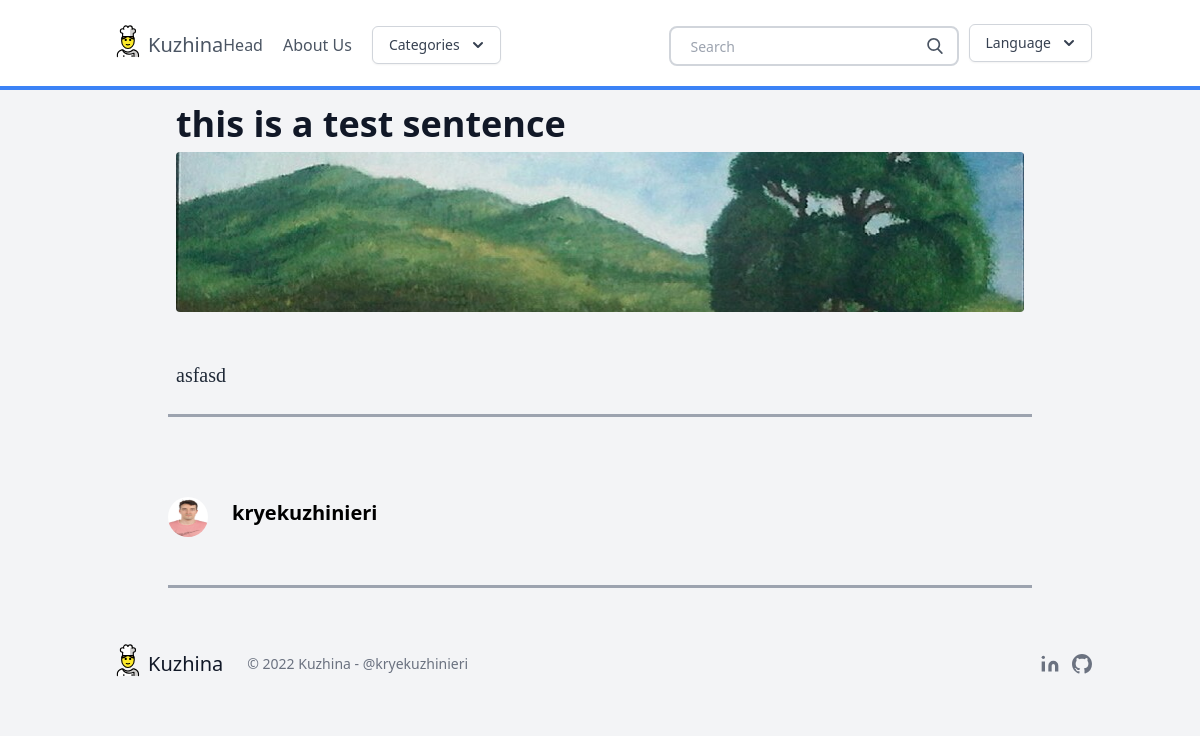
Screenshot of /en/post/this-is-a-test-sentence with the database file from the repository.
### blog/models.py (models this page shows, shortened)
class Post(models.Model):
    title = models.CharField(_('title'), max_length=100)
    slug = models.SlugField(_('slug'), unique=True, max_length=100)
    overview = models.TextField(_('overview'))
    timestamp = models.DateTimeField(_('timestamp'), auto_now_add=True)
    content = RichTextUploadingField(
        _('content'),
        external_plugin_resources=[
            (
                "youtube",
                "/static/editor_plugins/ckeditor-youtube-plugin/youtube/",
                "plugin.js"
            ),
            (
                "markdown",
                "/static/editor_plugins/CKEditor-Markdown-Plugin/markdown/",
                "plugin.js"
            ),
        ],
    )
    author = models.ForeignKey(Author, on_delete=models.CASCADE)
    thumbnail = models.ImageField(_('thumbnail'))
    categories = models.ManyToManyField(Category)
    featured = models.BooleanField(_('featured'))

class Author(models.Model):
    user = models.OneToOneField(User, on_delete=models.CASCADE)
    profile_picture = models.ImageField(_('profile_picture'))
    def __str__(self):
        return self.user.username

### blog/views.py (the view)
# urls.py: path('post/<slug>', post, name="post"),
def post(request, slug):
    post = Post.objects.get(slug=slug)
    context = {
        'post': post,
    }
    return render(request, 'post.html', context)

### blog/templatetags/custom_tags.py (called while the page is built)
@register.simple_tag(takes_context=True)
def get_categories(context):
    return Category.objects.filter(language=context["request"].LANGUAGE_CODE)

### templates/post.html (shortened to what this page needs)
{% extends 'base.html' %}
{% block content %}
<body class="bg-gray-100 font-sans leading-normal tracking-normal">
	<div class="container w-full md:max-w-4xl mx-auto pt-20">
		<div class="w-full px-4 md:px-6 text-xl text-gray-800 leading-normal" style="font-family:Georgia,serif;">
			<div class="font-sans">
						<h1 class="font-bold font-sans break-normal text-gray-900 pt-6 pb-2 text-3xl md:text-4xl">
						{{ post.title }}</h1>
						<img class="h-40 rounded w-full object-cover object-center mb-6" src="{{ post.thumbnail.url }}" alt="content">
			</div>
			<div class="py-6">
			{{ post.content | safe }}
			</div>
		</div>
		<hr class="border-b-2 border-gray-400 mb-8 mx-4">
		<div class="flex w-full items-center font-sans px-4 py-12">
			<img class="w-10 h-10 rounded-full mr-4" src="{{ post.author.profile_picture.url }}">
			<div class="flex-1 px-2">
				<p class="text-base font-bold text-base md:text-xl leading-none mb-2">
				{{ post.author }}</p>
			</div>
		</div>
		<hr class="border-b-2 border-gray-400 mb-8 mx-4">
	</div>
{% endblock content %}

### rows the page displays
Post: title "this is a test sentence", thumbnail (picture), content "asfasd", author.profile_picture (picture), author "kryekuzhinieri"
